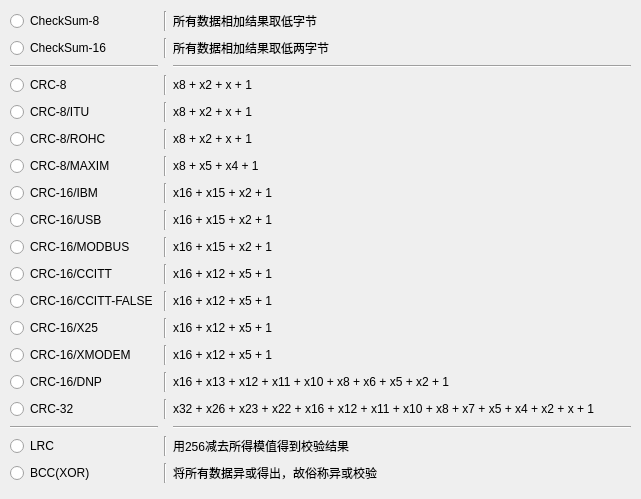
<?xml version="1.0" encoding="UTF-8"?>
<ui version="4.0">
 <class>TailCheck</class>
 <widget class="QWidget" name="TailCheck">
  <property name="windowModality">
   <enum>Qt::WindowModal</enum>
  </property>
  <property name="geometry">
   <rect>
    <x>0</x>
    <y>0</y>
    <width>641</width>
    <height>499</height>
   </rect>
  </property>
  <property name="windowTitle">
   <string>Form</string>
  </property>
  <widget class="QWidget" name="gridLayoutWidget">
   <property name="geometry">
    <rect>
     <x>10</x>
     <y>10</y>
     <width>621</width>
     <height>481</height>
    </rect>
   </property>
   <layout class="QGridLayout" name="gridLayout">
    <item row="10" column="2">
     <widget class="QLabel" name="label_10">
      <property name="text">
       <string>x16 + x12 + x5 + 1</string>
      </property>
     </widget>
    </item>
    <item row="3" column="0">
     <widget class="QRadioButton" name="crc8Btn">
      <property name="text">
       <string>CRC-8</string>
      </property>
     </widget>
    </item>
    <item row="6" column="2">
     <widget class="QLabel" name="label_6">
      <property name="text">
       <string>x8 + x5 + x4 + 1</string>
      </property>
     </widget>
    </item>
    <item row="17" column="2">
     <widget class="QLabel" name="label_16">
      <property name="text">
       <string>用256减去所得模值得到校验结果</string>
      </property>
     </widget>
    </item>
    <item row="2" column="2">
     <widget class="Line" name="line_3">
      <property name="orientation">
       <enum>Qt::Horizontal</enum>
      </property>
     </widget>
    </item>
    <item row="11" column="2">
     <widget class="QLabel" name="label_11">
      <property name="text">
       <string>x16 + x12 + x5 + 1</string>
      </property>
     </widget>
    </item>
    <item row="8" column="0">
     <widget class="QRadioButton" name="radioButton_8">
      <property name="text">
       <string>CRC-16/USB</string>
      </property>
     </widget>
    </item>
    <item row="7" column="2">
     <widget class="QLabel" name="label_7">
      <property name="text">
       <string>x16 + x15 + x2 + 1</string>
      </property>
     </widget>
    </item>
    <item row="1" column="1">
     <widget class="Line" name="line_6">
      <property name="orientation">
       <enum>Qt::Vertical</enum>
      </property>
     </widget>
    </item>
    <item row="14" column="2">
     <widget class="QLabel" name="label_14">
      <property name="text">
       <string>x16 + x13 + x12 + x11 + x10 + x8 + x6 + x5 + x2 + 1</string>
      </property>
     </widget>
    </item>
    <item row="9" column="0">
     <widget class="QRadioButton" name="radioButton_9">
      <property name="text">
       <string>CRC-16/MODBUS</string>
      </property>
     </widget>
    </item>
    <item row="11" column="0">
     <widget class="QRadioButton" name="radioButton_11">
      <property name="text">
       <string>CRC-16/CCITT-FALSE</string>
      </property>
     </widget>
    </item>
    <item row="16" column="0">
     <widget class="Line" name="line_4">
      <property name="orientation">
       <enum>Qt::Horizontal</enum>
      </property>
     </widget>
    </item>
    <item row="12" column="2">
     <widget class="QLabel" name="label_12">
      <property name="text">
       <string>x16 + x12 + x5 + 1</string>
      </property>
     </widget>
    </item>
    <item row="15" column="0">
     <widget class="QRadioButton" name="radioButton_15">
      <property name="text">
       <string>CRC-32</string>
      </property>
     </widget>
    </item>
    <item row="4" column="2">
     <widget class="QLabel" name="label_4">
      <property name="text">
       <string>x8 + x2 + x + 1</string>
      </property>
     </widget>
    </item>
    <item row="0" column="0">
     <widget class="QRadioButton" name="cs8Btn">
      <property name="sizePolicy">
       <sizepolicy hsizetype="Fixed" vsizetype="Fixed">
        <horstretch>0</horstretch>
        <verstretch>0</verstretch>
       </sizepolicy>
      </property>
      <property name="text">
       <string>CheckSum-8</string>
      </property>
     </widget>
    </item>
    <item row="8" column="2">
     <widget class="QLabel" name="label_8">
      <property name="text">
       <string>x16 + x15 + x2 + 1</string>
      </property>
     </widget>
    </item>
    <item row="17" column="0">
     <widget class="QRadioButton" name="lrcBtn">
      <property name="text">
       <string>LRC</string>
      </property>
     </widget>
    </item>
    <item row="13" column="2">
     <widget class="QLabel" name="label_13">
      <property name="text">
       <string>x16 + x12 + x5 + 1</string>
      </property>
     </widget>
    </item>
    <item row="18" column="0">
     <widget class="QRadioButton" name="bccBtn">
      <property name="text">
       <string>BCC(XOR)</string>
      </property>
     </widget>
    </item>
    <item row="0" column="1">
     <widget class="Line" name="line">
      <property name="minimumSize">
       <size>
        <width>1</width>
        <height>1</height>
       </size>
      </property>
      <property name="orientation">
       <enum>Qt::Vertical</enum>
      </property>
     </widget>
    </item>
    <item row="4" column="0">
     <widget class="QRadioButton" name="crcItuBtn">
      <property name="text">
       <string>CRC-8/ITU</string>
      </property>
     </widget>
    </item>
    <item row="3" column="2">
     <widget class="QLabel" name="label_3">
      <property name="text">
       <string>x8 + x2 + x + 1</string>
      </property>
     </widget>
    </item>
    <item row="12" column="0">
     <widget class="QRadioButton" name="radioButton_12">
      <property name="text">
       <string>CRC-16/X25</string>
      </property>
     </widget>
    </item>
    <item row="5" column="0">
     <widget class="QRadioButton" name="radioButton_5">
      <property name="text">
       <string>CRC-8/ROHC</string>
      </property>
     </widget>
    </item>
    <item row="7" column="0">
     <widget class="QRadioButton" name="radioButton_7">
      <property name="text">
       <string>CRC-16/IBM</string>
      </property>
     </widget>
    </item>
    <item row="18" column="2">
     <widget class="QLabel" name="label_17">
      <property name="text">
       <string>将所有数据异或得出，故俗称异或校验</string>
      </property>
     </widget>
    </item>
    <item row="14" column="0">
     <widget class="QRadioButton" name="radioButton_14">
      <property name="text">
       <string>CRC-16/DNP</string>
      </property>
     </widget>
    </item>
    <item row="2" column="0">
     <widget class="Line" name="line_2">
      <property name="orientation">
       <enum>Qt::Horizontal</enum>
      </property>
     </widget>
    </item>
    <item row="5" column="2">
     <widget class="QLabel" name="label_5">
      <property name="text">
       <string>x8 + x2 + x + 1</string>
      </property>
     </widget>
    </item>
    <item row="9" column="2">
     <widget class="QLabel" name="label_9">
      <property name="text">
       <string>x16 + x15 + x2 + 1</string>
      </property>
     </widget>
    </item>
    <item row="10" column="0">
     <widget class="QRadioButton" name="radioButton_10">
      <property name="text">
       <string>CRC-16/CCITT</string>
      </property>
     </widget>
    </item>
    <item row="1" column="0">
     <widget class="QRadioButton" name="ck16Btn">
      <property name="text">
       <string>CheckSum-16</string>
      </property>
     </widget>
    </item>
    <item row="15" column="2">
     <widget class="QLabel" name="label_15">
      <property name="text">
       <string>x32 + x26 + x23 + x22 + x16 + x12 + x11 + x10 + x8 + x7 + x5 + x4 + x2 + x + 1</string>
      </property>
     </widget>
    </item>
    <item row="1" column="2">
     <widget class="QLabel" name="label_2">
      <property name="text">
       <string>所有数据相加结果取低两字节</string>
      </property>
     </widget>
    </item>
    <item row="6" column="0">
     <widget class="QRadioButton" name="radioButton_6">
      <property name="text">
       <string>CRC-8/MAXIM</string>
      </property>
     </widget>
    </item>
    <item row="13" column="0">
     <widget class="QRadioButton" name="radioButton_13">
      <property name="text">
       <string>CRC-16/XMODEM</string>
      </property>
     </widget>
    </item>
    <item row="3" column="1">
     <widget class="Line" name="line_7">
      <property name="orientation">
       <enum>Qt::Vertical</enum>
      </property>
     </widget>
    </item>
    <item row="4" column="1">
     <widget class="Line" name="line_8">
      <property name="orientation">
       <enum>Qt::Vertical</enum>
      </property>
     </widget>
    </item>
    <item row="5" column="1">
     <widget class="Line" name="line_9">
      <property name="orientation">
       <enum>Qt::Vertical</enum>
      </property>
     </widget>
    </item>
    <item row="6" column="1">
     <widget class="Line" name="line_10">
      <property name="orientation">
       <enum>Qt::Vertical</enum>
      </property>
     </widget>
    </item>
    <item row="7" column="1">
     <widget class="Line" name="line_11">
      <property name="orientation">
       <enum>Qt::Vertical</enum>
      </property>
     </widget>
    </item>
    <item row="8" column="1">
     <widget class="Line" name="line_12">
      <property name="orientation">
       <enum>Qt::Vertical</enum>
      </property>
     </widget>
    </item>
    <item row="9" column="1">
     <widget class="Line" name="line_13">
      <property name="orientation">
       <enum>Qt::Vertical</enum>
      </property>
     </widget>
    </item>
    <item row="10" column="1">
     <widget class="Line" name="line_14">
      <property name="orientation">
       <enum>Qt::Vertical</enum>
      </property>
     </widget>
    </item>
    <item row="11" column="1">
     <widget class="Line" name="line_15">
      <property name="orientation">
       <enum>Qt::Vertical</enum>
      </property>
     </widget>
    </item>
    <item row="12" column="1">
     <widget class="Line" name="line_16">
      <property name="orientation">
       <enum>Qt::Vertical</enum>
      </property>
     </widget>
    </item>
    <item row="13" column="1">
     <widget class="Line" name="line_17">
      <property name="orientation">
       <enum>Qt::Vertical</enum>
      </property>
     </widget>
    </item>
    <item row="14" column="1">
     <widget class="Line" name="line_18">
      <property name="orientation">
       <enum>Qt::Vertical</enum>
      </property>
     </widget>
    </item>
    <item row="15" column="1">
     <widget class="Line" name="line_19">
      <property name="orientation">
       <enum>Qt::Vertical</enum>
      </property>
     </widget>
    </item>
    <item row="17" column="1">
     <widget class="Line" name="line_20">
      <property name="orientation">
       <enum>Qt::Vertical</enum>
      </property>
     </widget>
    </item>
    <item row="18" column="1">
     <widget class="Line" name="line_21">
      <property name="orientation">
       <enum>Qt::Vertical</enum>
      </property>
     </widget>
    </item>
    <item row="0" column="2">
     <widget class="QLabel" name="label">
      <property name="text">
       <string>所有数据相加结果取低字节</string>
      </property>
     </widget>
    </item>
    <item row="16" column="2">
     <widget class="Line" name="line_22">
      <property name="orientation">
       <enum>Qt::Horizontal</enum>
      </property>
     </widget>
    </item>
   </layout>
  </widget>
 </widget>
 <resources/>
 <connections/>
</ui>
